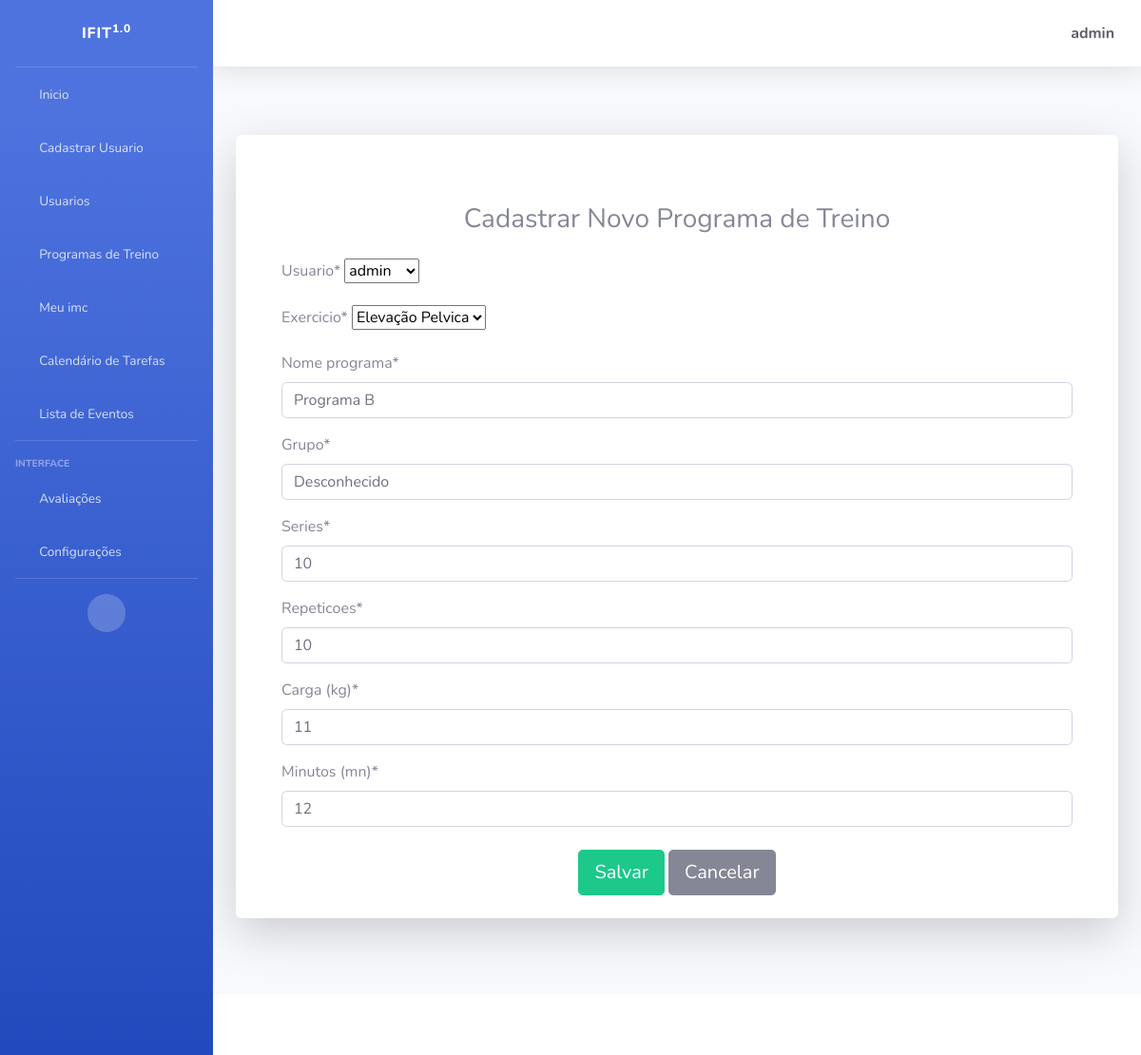
Page /editar/training-exercicio/6/ (signed in) on the committed database.
### cadastros/models.py (models this page shows, shortened)
class TrainingExercicio(models.Model):
    exercicio = models.ForeignKey(Exercicio, related_name='treinamentos', on_delete=models.CASCADE, default=get_default_exercicio)
    nome_programa = models.CharField(max_length=100)
    grupo = models.CharField(max_length=50, default='Desconhecido')
    series = models.PositiveIntegerField(default=10)
    repeticoes = models.PositiveIntegerField(default=10)
    carga = models.IntegerField(default=0, verbose_name="Carga (kg)")
    tempo = models.IntegerField(default=0, verbose_name="Minutos (mn)")
    usuario = models.ForeignKey(User, on_delete=models.CASCADE, default=1)

### cadastros/views.py (the view)
# urls.py: path('editar/training-exercicio/<int:pk>/', TrainingExercicioUpdate.as_view(), name='editar-training-exercicio'),
class TrainingExercicioUpdate(GroupRequiredMixin, LoginRequiredMixin, UpdateView):
    login_url = reverse_lazy('login')
    group_required = u"Administrador"
    model = TrainingExercicio
    form_class = TrainingExercicioForm
    template_name = 'cadastros/form_training_exercicio.html'
    success_url = reverse_lazy('listar-training-exercicios')
    def dispatch(self, request, *args, **kwargs):
        if not request.user.is_staff:
            return HttpResponseForbidden("Você não tem permissão para editar este registro.")
        return super().dispatch(request, *args, **kwargs)
    def get_object(self, queryset=None):
        return get_object_or_404(TrainingExercicio, pk=self.kwargs['pk'])

### cadastros/forms.py
class TrainingExercicioForm(forms.ModelForm):
    class Meta:
        model = TrainingExercicio
        fields = ['usuario', 'exercicio', 'nome_programa', 'grupo', 'series', 'repeticoes', 'carga', 'tempo']

### cadastros/models.py (called while the page is built)
    def __str__(self):
        return self.nome

### cadastros/templates/cadastros/form_training_exercicio.html (shortened to what this page needs)
{% extends 'paginas/index.html' %}
{% load static %}
{% load crispy_forms_tags %}
{% block conteudo %}
<div class="container mt-5">
    <h3 class="text-center mb-4">Cadastrar Novo Programa de Treino</h3>
    <form method="post">
        {{ form|crispy }}
        <div class="text-center mt-4">
            <button type="submit" class="btn btn-success btn-lg">Salvar</button>
            <a href="{% url 'listar-training-exercicios' %}" class="btn btn-secondary btn-lg">Cancelar</a>
        </div>
    </form>
</div>
{% endblock %}

### paginas/templates/paginas/index.html (shortened to what this page needs)
{% load static %}
<!DOCTYPE html>
<html lang="pt-br">
<head>
    <link href={% static "fontawesome-free/css/all.min.css" %} rel="stylesheet" type="text/css">
    <link href={% static "css/sb-admin-2.min.css" %} rel="stylesheet" type="text/css">
    <link href={% static "css/sb-admin-2.min.css" %} rel="stylesheet">
</head>
<body id="page-top">
    <div id="wrapper">
        <ul class="navbar-nav bg-gradient-primary sidebar sidebar-dark accordion" id="accordionSidebar">
            <a class="sidebar-brand d-flex align-items-center justify-content-center" href="index.html">
                <div class="sidebar-brand-text mx-3">IFIT<sup>1.0</sup></div>
            </a>
            <hr class="sidebar-divider my-0">
            <li class="nav-item {% if request.path == '/' or request.path == '/inicio/' %}active{% endif %}">
                <a class="nav-link" href="{% url 'inicio' %}">
                    <i class="fas fa-fw fa-home"></i>
                    <span>Inicio</span>
                </a>
            </li>
            <li class="nav-item {% if request.path == '/registrar/' %}active{% endif %}">
                {% if user.is_staff %}
                    <a class="nav-link" href="{% url 'registrar' %}">
                        <i class="fas fa-fw fa-plus"></i>
                        <span>Cadastrar Usuario</span>
                    </a>
                {% endif %}
            </li>
            <li class="nav-item {% if request.path == '/listar-usersauth/' %}active{% endif %}">
                {% if user.is_staff %}
                    <a class="nav-link" href="{% url 'listar-usersauth' %}">
                        <i class="fas fa-fw fa-user"></i>
                        <span>Usuarios</span>
                    </a>
                {% endif %}
            </li>
            <li class="nav-item {% if request.path == '/listar-training-exercicios/' %}active{% endif %}">
                <a class="nav-link" href="{% url 'listar-training-exercicios' %}">
                    <i class="fas fa-fw fa-dumbbell"></i>
                    <span>Programas de Treino</span>
                </a>
            </li>
            <li class="nav-item {% if request.path == '/listar-training-exercicios/' %}active{% endif %}">
                <a class="nav-link" href="{% url 'progresso_imc' %}">
                    <i class="fas fa-fw fa-balance-scale"></i>
                    <span>Meu imc</span>
                </a>
            </li>
            <li class="nav-item {% if request.path == '/calendar/' %}active{% endif %}">
                <a class="nav-link" href="{% url 'calendar' %}">
                    <i class="fas fa-fw fa-calendar"></i>
                    <span>Calendário de Tarefas</span>
                </a>
            </li>
            <li class="nav-item {% if request.path == '/task-list/' %}active{% endif %}">
                <a class="nav-link" href="{% url 'task-list' %}">
                    <i class="fas fa-fw fa-clipboard"></i>
                    <span>Lista de Eventos</span>
                </a>
            </li>
            <hr class="sidebar-divider">
            <div class="sidebar-heading">
                Interface
            </div>
            <li class="nav-item {% if request.path == '/avaliacoes/' or request.path == '/listar-avaliacoes/' %}active{% endif %}">
                <a class="nav-link collapsed" href="#" data-toggle="collapse" data-target="#collapseTwo"
                    aria-expanded="true" aria-controls="collapseTwo">
                    <i class="fas fa-fw fa-heartbeat"></i>
                    <span>Avaliações</span>
                </a>
            </li>
            <li class="nav-item {% if request.path == '/atualizar-dados/' %}active{% endif %}">
                <a class="nav-link collapsed" href="#" data-toggle="collapse" data-target="#collapseUtilities"
                    aria-expanded="true" aria-controls="collapseUtilities">
                    <i class="fas fa-fw fa-wrench"></i>
                    <span>Configurações</span>
                </a>
            </li>
            <hr class="sidebar-divider d-none d-md-block">
            <div class="text-center d-none d-md-inline">
                <button class="rounded-circle border-0" id="sidebarToggle"></button>
            </div>
        </ul>
        <div id="content-wrapper" class="d-flex flex-column">
            <div id="content">
                <nav class="navbar navbar-expand navbar-light bg-white topbar mb-4 static-top shadow">
                    <ul class="navbar-nav ml-auto">
                        <li class="nav-item dropdown no-arrow">
                            {% if request.user.is_authenticated %}
                            <a class="nav-link dropdown-toggle" href="#" id="userDropdown" role="button"
                                data-toggle="dropdown" aria-haspopup="true" aria-expanded="false">
                                <span class="fas fa-user-circle fa-lg fa-fw mr-2 text-dark"></span>
                                <span class="font-weight-bold text-dark">{{ request.user }}</span>
                            </a>
                            {% endif %}
                        </li>
                    </ul>
                </nav>
                <div class="container-fluid py-5">
                    <div class="jumbotron bg-white shadow-lg p-4 rounded">
                        {% block conteudo %}{% endblock %}
                    </div>
                </div>
            </div>
            <footer class="sticky-footer bg-white">
            </footer>
        </div>
    </div>
</body>
</html>

### rows in the picture
TrainingExercicio: usuario "admin", exercicio "Elevação Pelvica", nome_programa "Programa B", grupo "Desconhecido", series "10", repeticoes "10", carga "11", tempo "12"

### other values in the picture
{{ request.user }} "admin"
